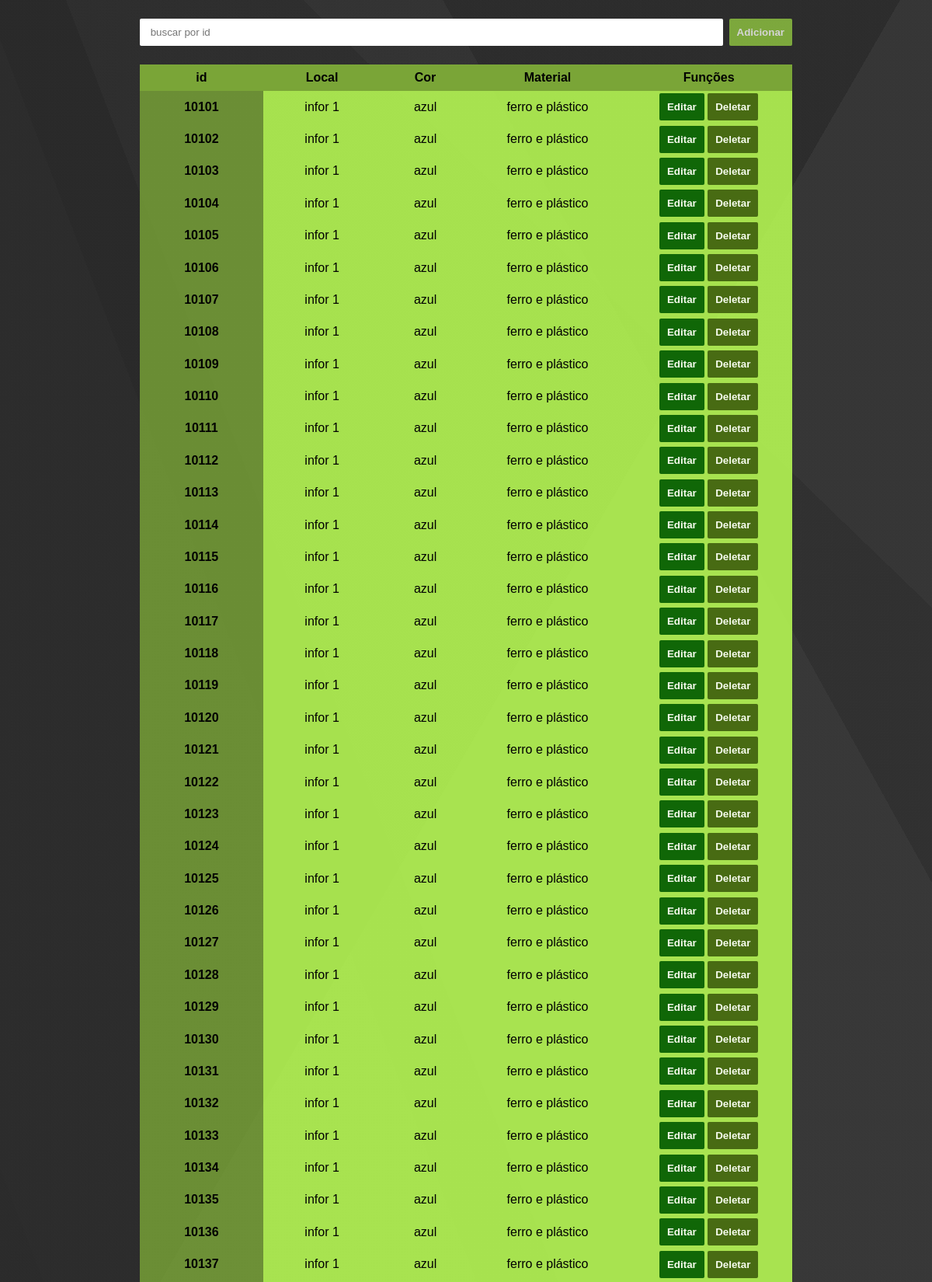
The page /1 (upper part) on the database its author committed.
### models.py (models this page shows)
class Moveis(db.Model):
    id = db.Column(db.Integer, primary_key = True)
    id_sala = db.Column(db.Integer, db.ForeignKey('sala.id'))
    id_objeto = db.Column(db.Integer, db.ForeignKey('objetos.id'))
    material = db.Column(db.String(50))
    cor = db.Column(db.String(20))

### routes/funcoes.py (the view)
@funcoes_route.route('/<int:itens>')
def listar_itens(itens):
    session['id_obj'] = itens
    tabela_moveis = db.session.query(Moveis).filter_by(id_objeto = itens).all()
    if tabela_moveis:
        return render_template('lista_item.html', tabela = tabela_moveis)
    else:
        tabela_eletronicos = db.session.query(Eletronicos).filter_by(id_objeto = itens).all()
        return render_template('lista_item.html', tabela = tabela_eletronicos)

### templates/lista_item.html (shortened to what this page needs)
<!DOCTYPE html>
<html lang="pt-br">
<head>
  <link rel="stylesheet" href="../static/css/table.css">
</head>
<body>
  <div class="search--flex">
    <input type="number" id="search--tipping" placeholder=" buscar por id ">
    <button class="abrir_modal search--btn" data-modal="modal1">Adicionar</button>
  </div>
  <table>
    <thead>
      <tr>
        <th>id</th>
        <th>Local</th>
        {% if tabela[0].potencia %}
        <th>Potencia</th>
        <th>Consumo</th>
        {% else %}
        <th>Cor</th>
        <th>Material</th>
        {% endif %}
        <th>Funções</th>
      </tr>
    </thead>
    <tbody id="table--item">
      {% for objeto in tabela: %}
      <th scope="row">{{ objeto.id }}</th>
      <td>infor {{ objeto.id_sala }}</td>
      {% if objeto.potencia %}
      <td>{{ objeto.potencia }}</td>
      <td>{{ objeto.consumo }}</td>
      {% else %}
      <td>{{ objeto.cor }}</td>
      <td>{{ objeto.material }}</td>
      {% endif %}
      <td>
        <button data-modal="modal2" class="abrir_modal edit--btn">Editar</button>
        <a href="/{{ objeto.id }}/Deletar">
          <button class="delet--btn">Deletar</button>
        </a>
      </td>
      {% endfor %}
    </tbody>
  </table>
</body>
</html>

### static/css/table.css (style rules this page uses)
:root { --corDeFundo-cabecalho: #7AA637; --corDeFundo-tr: #7aa637cd; --corDeFundo-td: #bbff54db; --corDeFundo-btn: #91c741; --corButtonDelet: #3e5f0d; --corButtonEdit: #005a00; }
* { padding: 0; margin: 0; box-sizing: border-box; font-family: "Josefin Sans", sans-serif; }
body { background-image: linear-gradient(300deg, rgba(77, 77, 77, 0.05) 0%, rgba(77, 77, 77, 0.05) 25%, rgba(42, 42, 42, 0.05) 25%, rgba(42, 42, 42, 0.05) 38%, rgba(223, 223, 223, 0.05) 38%, rgba(223, 223, 223, 0.05) 75%, rgba(36, 36, 36, 0.05) 75%, rgba(36, 36, 36, 0.05) 100%), linear-gradient(44deg, rgba(128, 128, 128, 0.05) 0%, rgba(128, 128, 128, 0.05) 34%, rgba(212, 212, 212, 0.05) 34%, rgba(212, 212, 212, 0.05) 57%, rgba(25, 25, 25, 0.05) 57%, rgba(25, 25, 25, 0.05) 89%, rgba(135, 135, 135, 0.05) 89%, rgba(135, 135, 135, 0.05) 100%), linear-gradient(241deg, rgba(55, 55, 55, 0.05) 0%, rgba(55, 55, 55, 0.05) 14%, rgba(209, 209, 209, 0.05) 14%, rgba(209, 209, 209, 0.05) 60%, rgba(245, 245, 245, 0.05) 60%, rgba(245, 245, 245, 0.05) 69%, rgba(164, 164, 164, 0.05) 69%, rgba(164, 164, 164, 0.05) 100%), linear-gradient(249deg, rgba(248, 248, 248, 0.05) 0%, rgba(248, 248, 248, 0.05) 32%, rgba(148, 148, 148, 0.05) 32%, rgba(148, 148, 148, 0.05) 35%, rgba(202, 202, 202, 0.05) 35%, rgba(202, 202, 202, 0.05) 51%, rgba(181, 181, 181, 0.05) 51%, rgba(181, 181, 181, 0.05) 100%), linear-gradient(92deg, hsl(214, 0%, 11%), hsl(214, 0%, 11%)); display: flex; flex-direction: column; justify-content: center; align-items: center; }
.search--flex { display: flex; justify-content: center; align-items: center; width: 100%; max-width: 70vw; margin-top: 1.5rem; margin-bottom: 1.5rem; gap: 0.5rem; }
.search--flex input { width: 100%; border: none; border-radius: 2px; padding: 10px; }
.search--btn { color: #fff; background-color: var(--corDeFundo-btn); border: none; border-radius: 2px; font-weight: bold; cursor: pointer; padding: 10px; opacity: 0.8; transition: 0.3s ease; }
.edit--btn { color: #fff; background-color: var(--corButtonEdit); border: none; border-radius: 2px; font-weight: bold; cursor: pointer; padding: 10px; margin-bottom: 0.2rem; opacity: 0.9; transition: 0.3s ease; }
.delet--btn { color: #fff; background-color: var(--corButtonDelet); border: none; border-radius: 2px; font-weight: bold; cursor: pointer; padding: 10px; margin-top: 0.2rem; opacity: 0.9; transition: 0.3s ease; }
table { border-collapse: collapse; width: 100%; max-width: 70vw; margin: auto; }
thead { background-color: var(--corDeFundo-cabecalho); color: black; }
th { background-color: var(--corDeFundo-tr); padding: 0.5rem; text-align: center; width: 30px; }
td { text-align: center; background-color: var(--corDeFundo-td); }
body { display: flex; justify-content: center; align-items: center; }

### rows shown on the page
Moveis: id "10101", id_sala "1", cor "azul", material "ferro e plástico"
Moveis: id "10102", id_sala "1", cor "azul", material "ferro e plástico"
Moveis: id "10103", id_sala "1", cor "azul", material "ferro e plástico"
Moveis: id "10104", id_sala "1", cor "azul", material "ferro e plástico"
Moveis: id "10105", id_sala "1", cor "azul", material "ferro e plástico"
Moveis: id "10106", id_sala "1", cor "azul", material "ferro e plástico"
Moveis: id "10107", id_sala "1", cor "azul", material "ferro e plástico"
Moveis: id "10108", id_sala "1", cor "azul", material "ferro e plástico"
Moveis: id "10109", id_sala "1", cor "azul", material "ferro e plástico"
Moveis: id "10110", id_sala "1", cor "azul", material "ferro e plástico"
Moveis: id "10111", id_sala "1", cor "azul", material "ferro e plástico"
Moveis: id "10112", id_sala "1", cor "azul", material "ferro e plástico"
Moveis: id "10113", id_sala "1", cor "azul", material "ferro e plástico"
Moveis: id "10114", id_sala "1", cor "azul", material "ferro e plástico"
Moveis: id "10115", id_sala "1", cor "azul", material "ferro e plástico"
Moveis: id "10116", id_sala "1", cor "azul", material "ferro e plástico"
Moveis: id "10117", id_sala "1", cor "azul", material "ferro e plástico"
Moveis: id "10118", id_sala "1", cor "azul", material "ferro e plástico"
Moveis: id "10119", id_sala "1", cor "azul", material "ferro e plástico"
Moveis: id "10120", id_sala "1", cor "azul", material "ferro e plástico"
Moveis: id "10121", id_sala "1", cor "azul", material "ferro e plástico"
Moveis: id "10122", id_sala "1", cor "azul", material "ferro e plástico"
Moveis: id "10123", id_sala "1", cor "azul", material "ferro e plástico"
Moveis: id "10124", id_sala "1", cor "azul", material "ferro e plástico"
Moveis: id "10125", id_sala "1", cor "azul", material "ferro e plástico"
Moveis: id "10126", id_sala "1", cor "azul", material "ferro e plástico"
Moveis: id "10127", id_sala "1", cor "azul", material "ferro e plástico"
Moveis: id "10128", id_sala "1", cor "azul", material "ferro e plástico"
Moveis: id "10129", id_sala "1", cor "azul", material "ferro e plástico"
Moveis: id "10130", id_sala "1", cor "azul", material "ferro e plástico"
Moveis: id "10131", id_sala "1", cor "azul", material "ferro e plástico"
Moveis: id "10132", id_sala "1", cor "azul", material "ferro e plástico"
Moveis: id "10133", id_sala "1", cor "azul", material "ferro e plástico"
Moveis: id "10134", id_sala "1", cor "azul", material "ferro e plástico"
Moveis: id "10135", id_sala "1", cor "azul", material "ferro e plástico"
Moveis: id "10136", id_sala "1", cor "azul", material "ferro e plástico"
Moveis: id "10137", id_sala "1", cor "azul", material "ferro e plástico"
